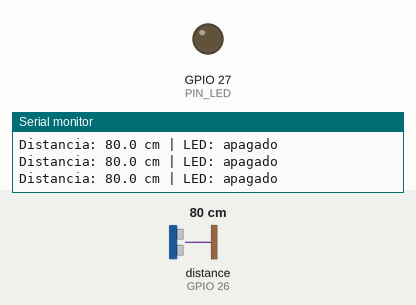
This sketch was run on a simulated ESP32. On the bench: output pins drawn as LEDs (lit = HIGH), the last lines printed to the serial monitor. Wiring (inferred from the names in the program): ultrasonic range finder: trigger GPIO 25; echo GPIO 26. The test bench sets the inputs (shaded band); at power-on: distance to the obstacle (sensor on GPIO 26) 80 cm. The echo pulse lasts 58.3 µs per cm; pins used as bus, display or sensor lines are not drawn.

Above: at 1.7 s.
1.8 s: distance to the obstacle (sensor on GPIO 26) set to 23 cm
3.3 s: distance to the obstacle (sensor on GPIO 26) set to 18 cm
At 3.7 s:
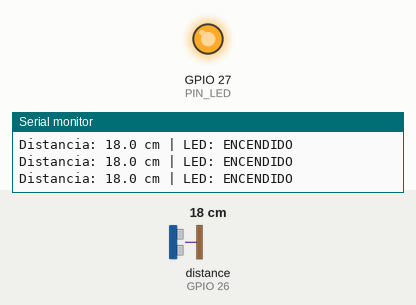
4.8 s: distance to the obstacle (sensor on GPIO 26) set to 35 cm
At 6.0 s:
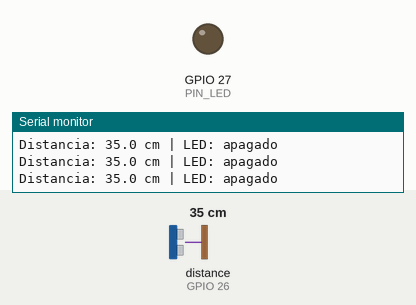
6.3 s: distance to the obstacle (sensor on GPIO 26) set to 2 cm
At 7.2 s:
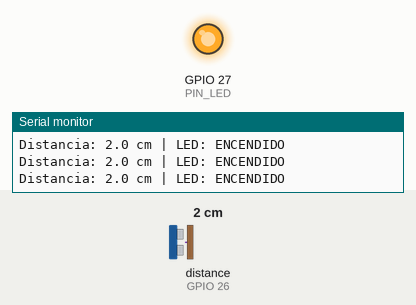
Timing chart, 0 to 8.8 s (numbered marks = the images above; inputs shaded):
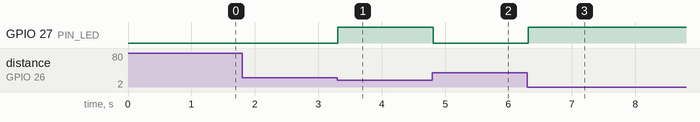

Measured:
- the behaviour switches between 21 and 20 cm on distance to the obstacle (sensor on GPIO 26) (found by bisection; images 0 and 1)
- after the input at 3.3 s, GPIO 27 (PIN_LED): LOW → HIGH at once
- after the input at 4.8 s, GPIO 27 (PIN_LED): HIGH → LOW at once
- after the input at 6.3 s, GPIO 27 (PIN_LED): LOW → HIGH at once

The sketch:

Test_Ultrasonido1.ino
```cpp
/*
  ======================================
  TEST 1: SENSOR HC-SR04 CON LED
  ======================================
  Objetivo: Medir distancia y controlar LED según umbral

  Pines ESP32:
  - TRIG (Trigger) → GPIO 25
  - ECHO (Echo)    → GPIO 26
  - LED           → GPIO 27

  Librerías: Ninguna (solo Arduino built-in)

  Requisitos de hardware:
  - Sensor HC-SR04 (ultrasónico)
  - LED 3mm + resistencia 220Ω

  Características:
  - Mide distancia cada 100ms
  - LED se enciende si distancia < umbral
  - Sin delays bloqueantes (usa millis)
*/

// ====== CONFIGURACION DE PINES ======
#define PIN_TRIG 25
#define PIN_ECHO 26
#define PIN_LED  27

// ====== CONFIGURACION ======
#define UMBRAL_DISTANCIA_CM 20  // LED se enciende si distancia < 20cm
#define INTERVALO_MEDIDA 100    // Medir cada 100ms

// ====== VARIABLES ======
unsigned long ultimaMedida = 0;
float distancia = 0;
bool ledEncendido = false;

void setup() {
  Serial.begin(115200);
  delay(500);

  // Configurar pines
  pinMode(PIN_TRIG, OUTPUT);
  pinMode(PIN_ECHO, INPUT);
  pinMode(PIN_LED, OUTPUT);

  // Estado inicial
  digitalWrite(PIN_TRIG, LOW);
  digitalWrite(PIN_LED, LOW);

  Serial.println("\n=====================================");
  Serial.println("  TEST 1: SENSOR HC-SR04 + LED");
  Serial.println("=====================================");
  Serial.print("Umbral LED: ");
  Serial.print(UMBRAL_DISTANCIA_CM);
  Serial.println(" cm");
  Serial.println("Esperando sensor...\n");
}

void loop() {
  unsigned long ahora = millis();

  // Medir cada INTERVALO_MEDIDA ms
  if (ahora - ultimaMedida >= INTERVALO_MEDIDA) {
    ultimaMedida = ahora;
    medirDistancia();
    controlarLED();
    mostrarDatos();
  }
}

// ====== FUNCIONES ======

void medirDistancia() {
  // Generar pulso de 10µs en TRIG
  digitalWrite(PIN_TRIG, HIGH);
  delayMicroseconds(10);
  digitalWrite(PIN_TRIG, LOW);

  // Leer duración del pulso ECHO (timeout: 30ms)
  unsigned long duracion = pulseIn(PIN_ECHO, HIGH, 30000);

  // Convertir duración a distancia
  // Velocidad del sonido: 343 m/s ≈ 0.0343 cm/µs
  // Distancia = (duración * 0.0343) / 2
  // Factor simplificado: 0.01715
  if (duracion > 0) {
    distancia = duracion * 0.01715;
  } else {
    distancia = -1;  // Error o fuera de rango
  }
}

void controlarLED() {
  if (distancia > 0 && distancia < UMBRAL_DISTANCIA_CM) {
    digitalWrite(PIN_LED, HIGH);
    ledEncendido = true;
  } else {
    digitalWrite(PIN_LED, LOW);
    ledEncendido = false;
  }
}

void mostrarDatos() {
  Serial.print("Distancia: ");

  if (distancia < 0) {
    Serial.print("--- (sin detección)");
  } else {
    Serial.print(distancia, 1);
    Serial.print(" cm");
  }

  Serial.print(" | LED: ");
  Serial.println(ledEncendido ? "ENCENDIDO" : "apagado");
}
```
